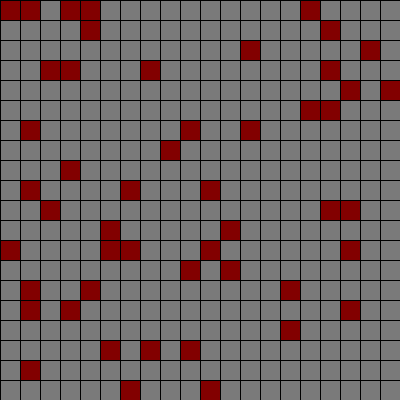
Frame 1 (no input)
Frame 60 (the mouse pressed at the canvas centre just before this capture): identical to frame 1, image omitted
Frame 120 (the mouse held since frame 60 and released just before this capture): identical to frame 1, image omitted

The Processing sketch that drew this single still picture (run headless with seeded random() and noise(); from frame 60 on, the mouse is pressed at the canvas centre):

// Processing sketch: processing_40285
// ── processing_40285.pde

static final int NUMBOXES = 50;
static final int BOARD_DIM = 20;
static final int SCREEN_DIM = 400;
Board b;

long lastUp;
int period;

void setup() {
  size(400, 400);
  b = new Board(min(width, height), BOARD_DIM, NUMBOXES);
  period = 500;
  lastUp = millis();
}

void draw() {  
  if ((millis() - lastUp) > period) {
    b.updateBoard();
    lastUp = millis();
  }
    b.drawBoard();

}

void mousePressed() {
  b.mPressed();
}

void mouseReleased() {
  b.mReleased();
}

class Board {
  private int dim;
  private int boxDim;
  private int numBoxes;
  private int[][] theBoard;
  private boolean needsDrawed;
  private boolean isDragging;
  private Box movingBox;

  private ArrayList theBoxes;

  public Board(int bsize, int dim_, int numB_) {
    this.dim = dim_;
    this.boxDim = (bsize)/dim_;
    this.numBoxes = numB_;
    theBoard = new int[dim_][dim_];
    needsDrawed = true;
    theBoxes = new ArrayList();
    isDragging = false;
    movingBox = null;

    for (int i=0; i<dim; i++) {
      for (int j=0; j<dim; j++) {
        theBoard[i][j] = -1;
      }
    }

    for (int c=0; c<numBoxes; c++) {
      int i = (int)random(0, dim);
      int j = (int)random(0, dim);
      while (theBoard[i][j] >= 0) {
        i = (int)random(0, dim);
        j = (int)random(0, dim);
      }

      // have empty i,j
      Box bx = new Box(j, i, boxDim);
      theBoard[i][j] = theBoxes.size();
      theBoxes.add(bx);
    }

    for (int c=0; c<theBoxes.size(); c++) {
      this.addNeighbors((Box)theBoxes.get(c));
    }
  }

  public void drawBoard() {
    if (needsDrawed || isDragging) {
      for (int i=0; i<dim; i++) {
        for (int j=0;j<dim; j++) {
          stroke(0);
          fill(122);
          if (theBoard[i][j] >= 0) {
            fill(0);
          }
          rect(j*boxDim, i*boxDim, boxDim, boxDim);
        }
      }

      for (int c=0; c<theBoxes.size(); c++) {
        Box bx = (Box)theBoxes.get(c);
        bx.drawBox();
      }
      needsDrawed = false;
    }
  }

  public void updateBoard() {
    for (int c=0; c<theBoxes.size(); c++) {
      Box bx = (Box)theBoxes.get(c);
      bx.calcState();
    }
    for (int c=0; c<theBoxes.size(); c++) {
      Box bx = (Box)theBoxes.get(c);
      bx.updateState();
    }
    needsDrawed = true;
  }

  private void addNeighbors(Box bx) {
    int x = bx.getX();
    int y = bx.getY();

    bx.clearNeighbors();

    Box BN, BS, BW, BE;
    BN = BS = BW = BE = null;

    if ((y-1)>=0) {
      int BI = theBoard[y-1][x];
      if (BI >= 0) {
        BN = (Box)theBoxes.get(BI);
        bx.addNeighbor(BN);
      }
    }

    if ((y+1)<dim) {
      int BI = theBoard[y+1][x];
      if (BI >= 0) {
        BS = (Box)theBoxes.get(BI);
        bx.addNeighbor(BS);
      }
    }

    if ((x-1)>=0) {
      int BI = theBoard[y][x-1];
      if (BI >= 0) {
        BW = (Box)theBoxes.get(BI);
        bx.addNeighbor(BW);
      }
    }

    if ((x+1)<dim) {
      int BI = theBoard[y][x+1];
      if (BI >= 0) {
        BE = (Box)theBoxes.get(BI);
        bx.addNeighbor(BE);
      }
    }
  }

  public void mPressed() {
    int i = (int)(mouseY/boxDim);
    int j = (int)(mouseX/boxDim);

    if (theBoard[i][j] > -1) {
      isDragging = true;
      movingBox = (Box)theBoxes.get(theBoard[i][j]);
      movingBox.mPressed();
    }
    needsDrawed = true;
  }

  public void mReleased() {
    if ((isDragging)&&(movingBox != null)) {
      int bInd = theBoard[movingBox.getY()][movingBox.getX()];
      theBoard[movingBox.getY()][movingBox.getX()] = -1;
      movingBox.mReleased(isEmpty((int)(mouseX/boxDim), (int)(mouseY/boxDim)));
      theBoard[movingBox.getY()][movingBox.getX()] = bInd;
      for (int c=0; c<theBoxes.size(); c++) {
        this.addNeighbors((Box)theBoxes.get(c));
      }
      //movingBox.printNeighbors();
      isDragging = false;
      movingBox = null;
    }

    needsDrawed = true;
  }

  private boolean isEmpty(int x, int y) {
    if ((x<dim)&&(x>=0)&&(y<dim)&&(y>=0)) {
      return (theBoard[y][x] == -1);
    }
    else {
      return false;
    }
  }

  private int getBoxInd(int x, int y) {
    if ((x<dim)&&(x>=0)&&(y<dim)&&(y>=0)) {
      return theBoard[y][x];
    }
    else {
      return -1;
    }
  }
}


class Box {
  private boolean isMoving;
  private int x, y;  // this in position, not pixels
  private int dim;  // in pixels
  private int bColor;
  private int state;  // 0 = off, 1=hit, 2=decay
  private int nextState;
  private ArrayList neighbors;

  private long lastUp;
  private int period;


  public Box(int x_, int y_, int dim_) {
    x = x_;
    y = y_;
    dim = dim_;
    isMoving = false;
    bColor = #cc0000;
    state = 0;
    nextState = state;
    neighbors = new ArrayList();
    period = (int)random(300, 1300);
    lastUp = millis();
  }

  public int getX() {
    return x;
  }
  public int getY() {
    return y;
  }

  public void addNeighbor(Box n) {
    neighbors.add(n);
  }

  public void printNeighbors() {
    println("///////");
    for (int c = 0; c<neighbors.size(); c++) {
      println(neighbors.get(c));
    }
  }

  public void clearNeighbors() {
    neighbors.clear();
  }


  public void calcState() {
    int numHits = 0;
    int numDecs = 0;

    for (int c=0; c<neighbors.size(); c++) {
      Box b = (Box)neighbors.get(c);
      if (b.getState() == 1) {
        numHits++;
      }
      if (b.getState() == 2) {
        numDecs++;
      }
    }

    if (state == 0) {
      if ((numHits == 1)||(numHits == 2)) {
        nextState = 1;
      }
      else if ((numDecs > 2)) {
        nextState = 2;
      }
    }
    else if (state == 1) {
        nextState = 2;
    }
    else if (state == 2) {
      if (neighbors.size() == 4) {
        nextState = 1;
      }
      else {
        nextState = 0;
      }
    }
  }

  public void updateState() {
    state = nextState;
  }

  private color getColor() {
    return color(bColor);
  }

  private int getState() {
    return state;
  }

  public void drawBox() {
    stroke(0);
    if (state == 0) {
      fill(lerpColor(0, bColor, 0.8));
    }
    else if (state == 1) {
      fill(255);
    }
    else {
      fill(color(bColor));
    }
    if (isMoving) {
      rect(mouseX-dim/2, mouseY-dim/2, dim, dim);
    }
    else {
      rect(x*dim, y*dim, dim, dim);
    }
  }

  public void mPressed() {
    isMoving = true;
  }

  public void mReleased(boolean onTopOfEmpty) {
    // if didn't move, just click
    if (((int)(mouseX/dim) == x) && ((int)(mouseY/dim) == y)) {
      this.wasClicked();
    }
    else if (onTopOfEmpty == true) {
      x = (int)(mouseX/dim);
      y = (int)(mouseY/dim);
    }

    isMoving = false;
  }


  private void wasClicked() {
    //bColor = color(random(0, 255), random(0, 255), random(0, 255));
    state = 1;
  }
}
                                                                                                                                                
